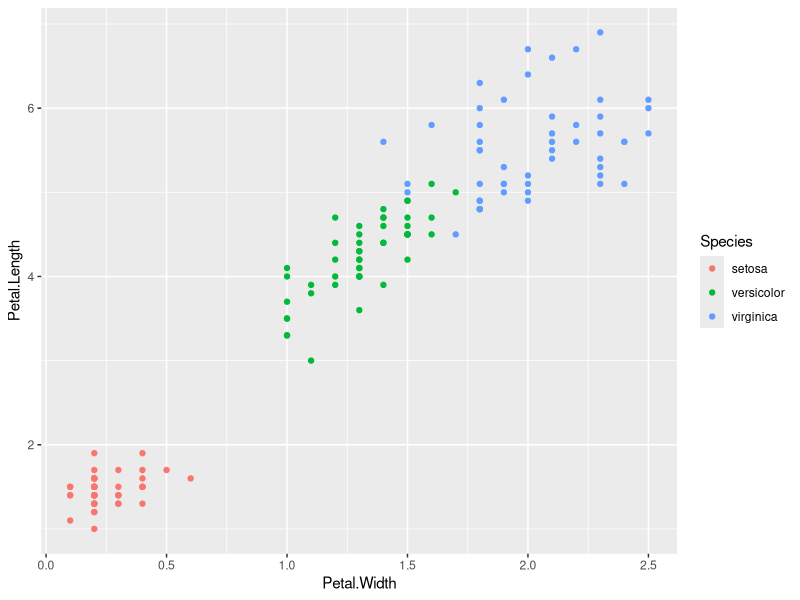
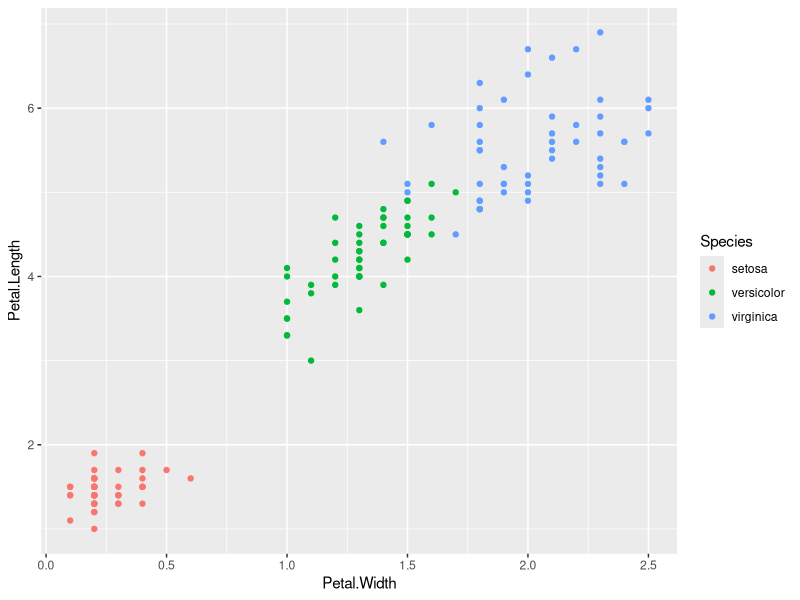
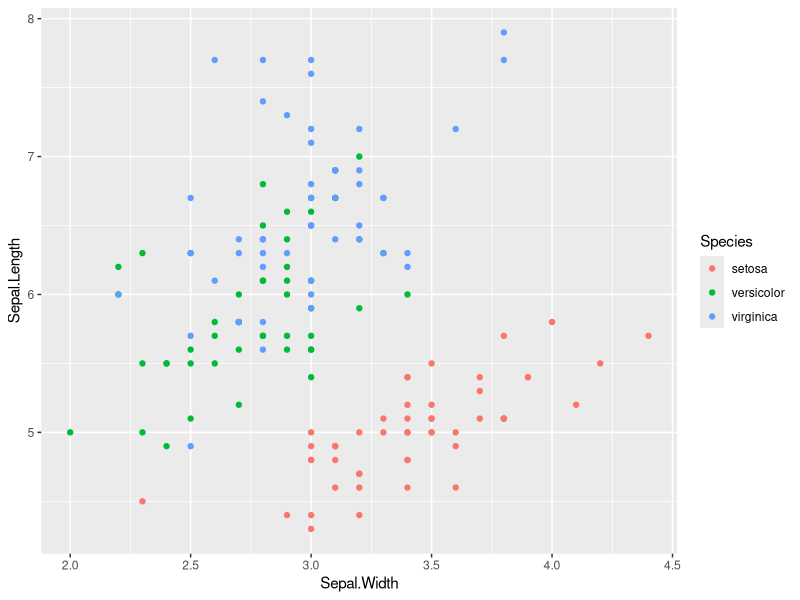
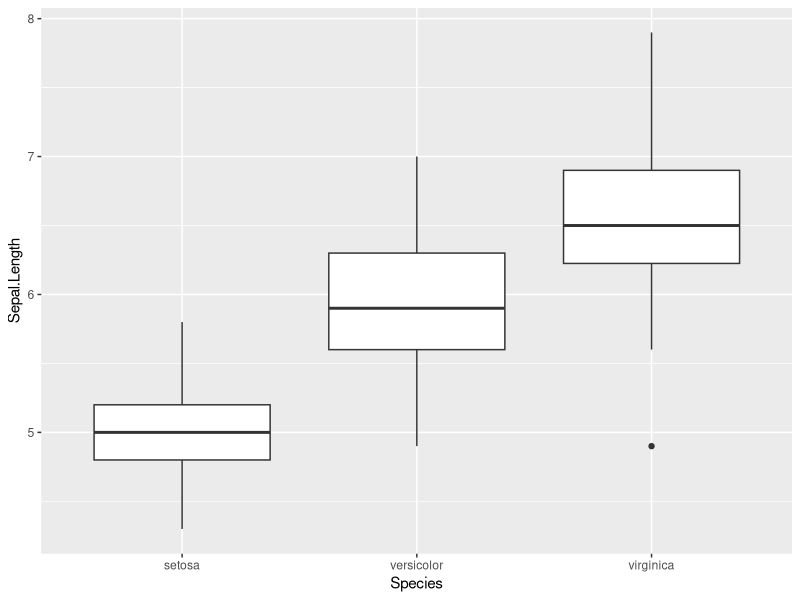
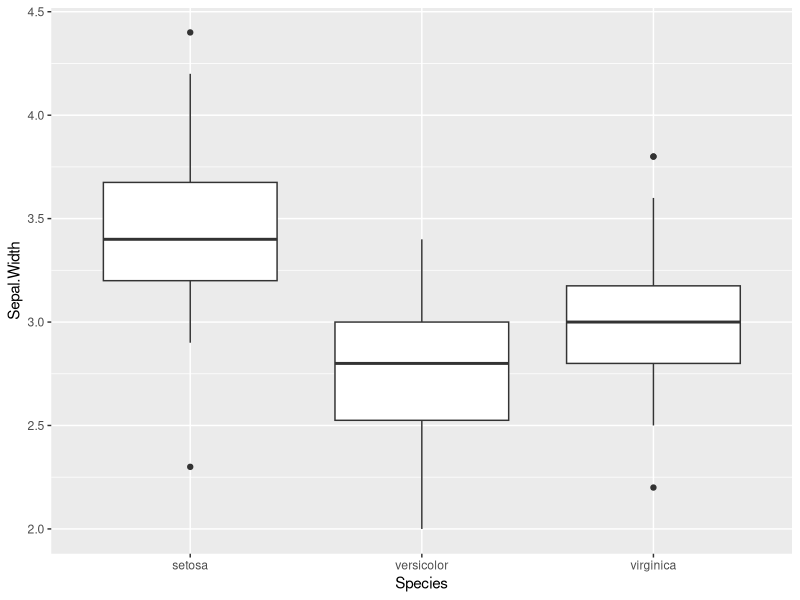
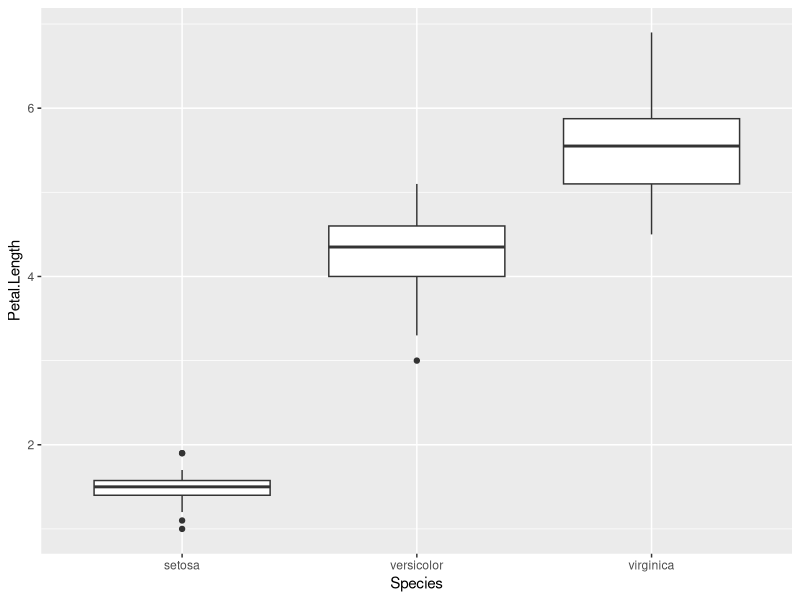
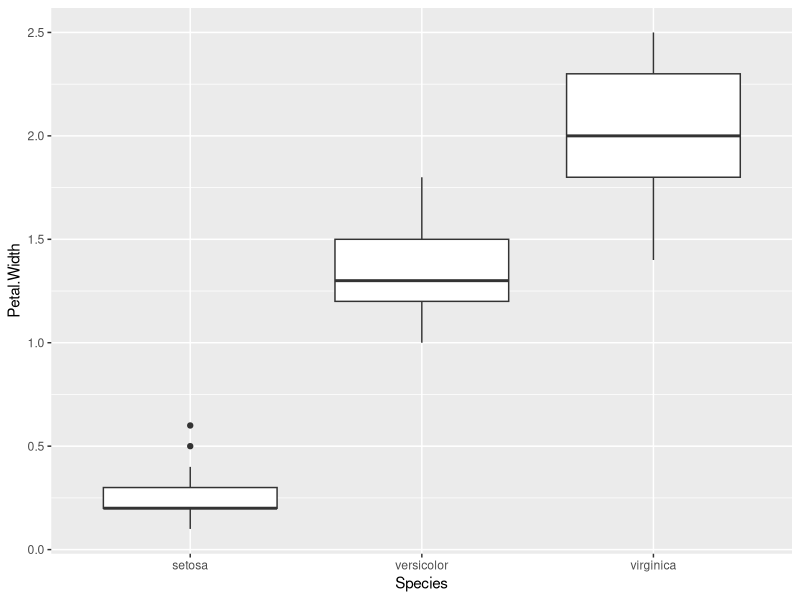
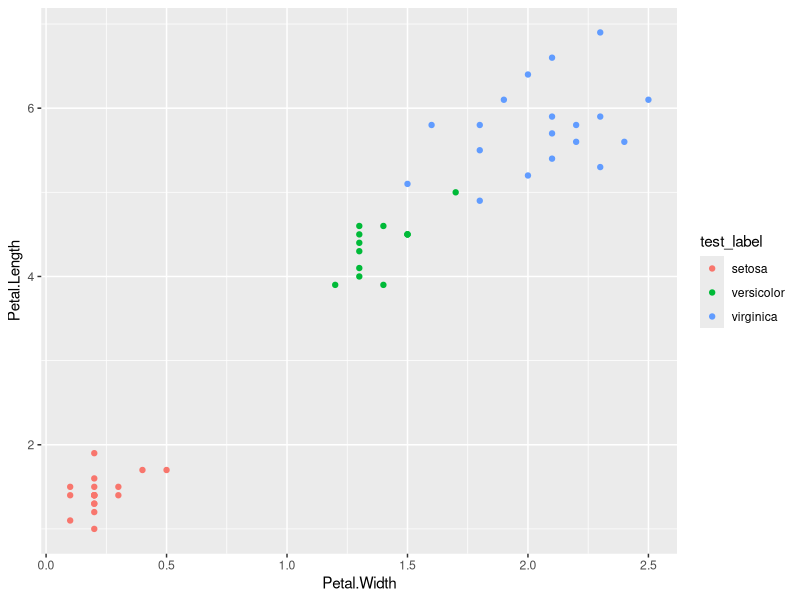

The R source for these figures, in order:
# -----
# kNN(k-Nearest Neighbor, k-최근접이웃) 알고리즘을 사용한 Iris(붓꽃) 품종 분류

# 필요한 라이브러리 설치 & 로딩
# install.packages('class')  # classification(분류)
# install.packages('gmodels')  # 혼동(오차) 행렬
library(tidyverse)
library(class)
library(gmodels)
search()

# 1. -----
# 데이터 셋 준비(datasets::iris 데이터 셋 복사)
?datasets::iris
iris <- as.data.frame(datasets::iris)
head(iris)
tail(iris)
str(iris)

# 2. -----
# 데이터 셋 탐색, 가공(전처리)
# iris 품종(species)의 분포
table(iris$Species)
iris %>% count(Species)

# 데이터 프레임에서 인덱스(row와 column의 위치)로 원소를 선택
iris[1, 1]
iris[1, 2]
iris[1, 3]
iris[1, 4]
iris[1, 5]
iris[1,]  # iris 데이터 프레임의 첫번째 row의 모든 column 데이터
iris[1:5,]  # iris 데이터 프레임의 1 ~ 5 row의 모든 column 데이터
iris[, 1:2]  # iris 데이터 프레임의 1 ~ 2 column의 모든 row 데이터

# Petal.Length(꽃잎 길이) ~ Petal.Width(꽃잎 너비) 산점도 그래프.
# 점의 색깔은 Species에 따라서 다르게 시각화.
ggplot(data = iris) +
  geom_point(mapping = aes(x = Petal.Width, y = Petal.Length, color = Species))

qplot(data = iris, x = Petal.Width, y = Petal.Length, color = Species)

# Sepal.Length(꽃받침 길이) ~ Sepal.Width(꽃받침 너비) 산점도 그래프.
# Species(품종)에 따라서 점의 색깔을 다르게 시각화.
qplot(data = iris, x = Sepal.Width, y = Sepal.Length, color = Species)

# Species(품종)별 4개 특성(S.L, S.W., P.L., P.W.)의 분포를 시각화.
ggplot(data = iris) +
  geom_boxplot(mapping = aes(x = Species, y = Sepal.Length))

ggplot(data = iris) +
  geom_boxplot(mapping = aes(x = Species, y = Sepal.Width))

ggplot(data = iris) +
  geom_boxplot(mapping = aes(x = Species, y = Petal.Length))

ggplot(data = iris) +
  geom_boxplot(mapping = aes(x = Species, y = Petal.Width))

# 3. -----
# 데이터 셋(150개 관찰값)을 훈련 셋(training set)과 테스트 셋(test set)으로 분리.
# 훈련 셋 : 테스트 셋 = 100 : 50
# 데이터 프레임을 단순히 순서대로 100개, 50개 분리 -> 문제가 생김.
# 데이터들이 섞여 있지 않기 때문에 virginica 품종은 훈련이 되지 않는 문제가 생김.
# 데이터 셋을 분리하기 전에 무작위 섞어줘야 함.

sample(10)
# sample(n): 1 ~ n까지 정수를 무작위 순서 섞인 벡터를 반환.
idx <- sample(10)
idx
idx[1:7]   # random하게 섞인 10개의 숫자들 중에서 앞에서 7개 선택
idx[8:10]  # random하게 섞인 10개의 숫자들 중에서 뒤에서 3개 선택

idx <- sample(150)
idx

train_set <- iris[idx[1:100], 1:4]
head(train_set)

train_label <- iris[idx[1:100], 5]
head(train_label)

test_set <- iris[idx[101:150], 1:4]
head(test_set)

test_label <- iris[idx[101:150], 5]
head(test_label)

# train_label의 품종별 빈도수
table(train_label)

# test_label의 품종별 빈도수
table(test_label)

# 4. -----
# kNN 모델에 훈련 셋/레이블, 테스트 셋을 적용해서 테스트 셋의 예측값을 찾음.
test_predicts <- knn(train = train_set,  # 훈련 셋
                     test = test_set,    # 테스트 셋
                     cl = train_label,   # 훈련 셋의 레이블
                     k = 11)  # 가장 가까운 이웃을 몇개 사용
#> 테스트 셋의 예측값을 반환.
test_predicts

# 테스트 셋의 실제값
test_label

# 예측값과 실제값을 비교 -> 평가(정확도 계산)
test_predicts == test_label
sum(test_predicts == test_label)  #> 예측이 맞은 개수
# logical 값들 합: TRUE는 1, FALSE는 0으로 계산됨.
mean(test_predicts == test_label)  #> mean = sum / 전체개수: 정확도(accuracy)

# 예측값과 실젝값이 다른 인덱스(위치)
wrong_idx <- which(test_predicts != test_label)
wrong_idx
test_label[wrong_idx]  # 실제값: virginica
test_predicts[wrong_idx]  # 예측값: versicolor

# Confusion Matrix(혼동/오차 행렬)
CrossTable(x = test_label,     # x = 실제값
           y = test_predicts)  # y = 예측값

# 예측 결과 시각화
ggplot(data = test_set) +
  geom_point(mapping = aes(x = Petal.Width, y = Petal.Length, color = test_label)) +
  geom_point(data = test_set[wrong_idx, ],
             mapping = aes(x = Petal.Width, y = Petal.Length),
             shape = 'x', size = 5, color = 'red')

ggplot(data = train_set) +
  geom_point(mapping = aes(x = Petal.Width, y = Petal.Length, color = train_label)) +
  geom_point(data = test_set[wrong_idx, ],
             mapping = aes(x = Petal.Width, y = Petal.Length),
             shape = 'x', size = 5, color = 'red')
